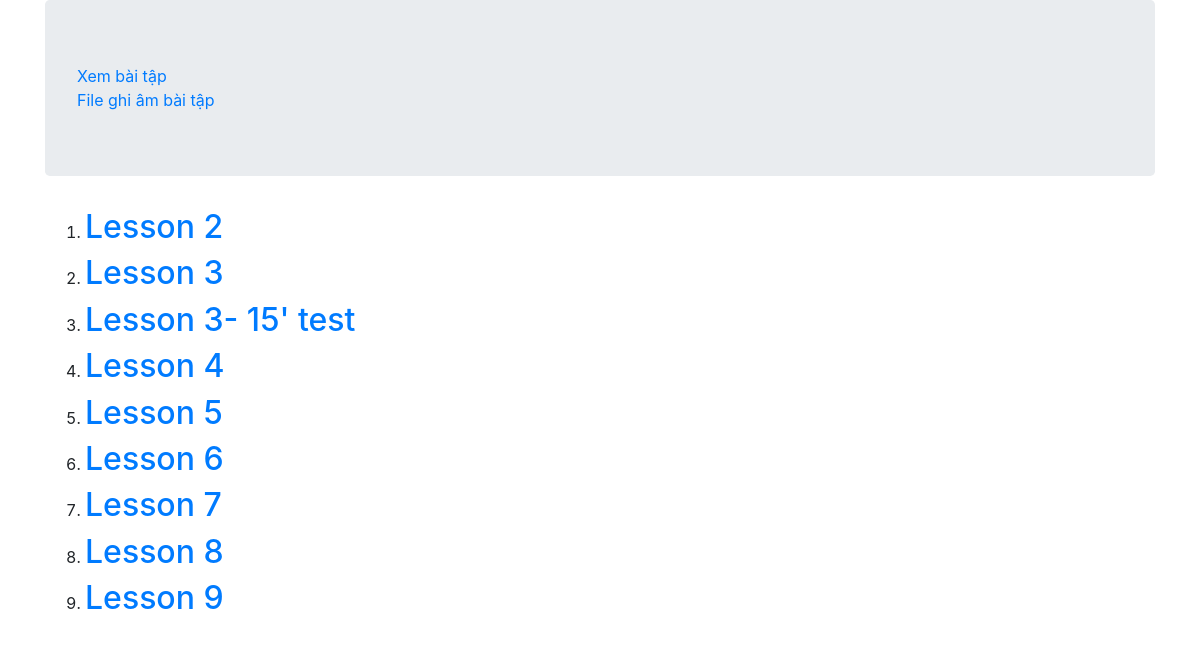
Screenshot of /homeworks/ with the database file from the repository.
### my_app/models.py (models this page shows, shortened)
class Homework(models.Model):
    lecture = models.CharField( max_length=50)
    questions = models.TextField(null = True)
    question_img = models.ImageField( upload_to='homeworks', null='True', blank = 'True')
    answers = []

### my_app/views.py (the view)
# urls.py: path('', views.HomeworkListView.as_view(), name='all'),
class HomeworkListView(ListView):
    model = Homework

### my_app/templates/my_app/homework_list.html (shortened to what this page needs)
{% extends 'base.html' %}
{% block Body %}
    <ol>
    {% for homework in object_list %}
        <li><a href="{% url 'homework:detail' pk=homework.pk %}"><h2> {{homework.lecture}} </h2>
        </a></li>
    {% endfor %}
    </ol>
{% endblock Body %}

### rows the page displays
Homework: lecture "Lesson 2"
Homework: lecture "Lesson 3"
Homework: lecture "Lesson 3- 15' test"
Homework: lecture "Lesson 4"
Homework: lecture "Lesson 5"
Homework: lecture "Lesson 6"
Homework: lecture "Lesson 7"
Homework: lecture "Lesson 8"
Homework: lecture "Lesson 9"
